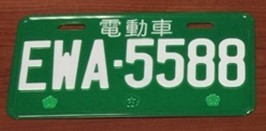
#> input picture HW/HW3/sample4.jpg, 266 x 131 px
$ python trysam3.py
#> lines starting #> are read from the running program, lines starting #| are printed output that depends on the picture; after the words box and inside, x2 and y2 are one past the last pixel; in counts of white or black regions, pixels touching at a corner belong together
import numpy as np
import cv2
import matplotlib.pyplot as pyplot

#sample4.jpg
sam = cv2.imread("sample4.jpg")
#> sam is the input picture: shape (131, 266, 3); mean B, G, R 78.3, 108.7, 84.9
h,w,c = sam.shape
#> h = 131; w = 266; c = 3
sam4 = np.zeros([h,w], dtype=np.uint8)
for i in range(h):
    for j in range(w):
        sam4[i][j] = sam[i][j][0]*0.299+sam[i][j][1]*0.587+sam[i][j][2]*0.114
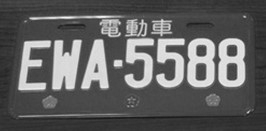
#> sam4: shape (131, 266); min 24, max 243, mean 96.4

for i in range(h):
    for j in range(w):
        if sam4[i][j] > 200:
            sam4[i][j] = 0
        else :
            sam4[i][j] = 255
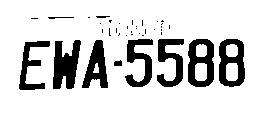
#> sam4: shape (131, 266); 84.9% white; 38 black regions (28 under 20 px), largest, box (x1, y1, x2, y2) and area: (53, 40, 81, 89) 915, (188, 39, 214, 87) 805, (219, 39, 245, 87) 772

t_1 = sam4[38:98,10:50]
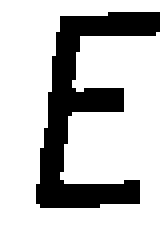
#> t_1: shape (60, 40) (shown 4 times larger); 76% white; 1 black region, box (x1, y1, x2, y2) and area: (9, 3, 40, 52) 575
t_2 = sam4[38:98,50:82]
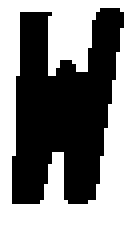
#> t_2: shape (60, 32) (shown 4 times larger); 52.3% white; 1 black region, box (x1, y1, x2, y2) and area: (3, 2, 31, 51) 915
t_3 = sam4[38:98,82:112]
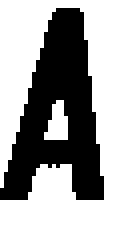
#> t_3: shape (60, 30) (shown 4 times larger); 62.2% white; 1 black region, box (x1, y1, x2, y2) and area: (0, 2, 26, 50) 681
t_4 = sam4[38:98,125:155]
#> t_4: shape (60, 30); 63.1% white; 1 black region, box (x1, y1, x2, y2) and area: (0, 1, 28, 49) 665
t_5 = sam4[38:98,155:185]
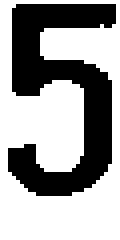
#> t_5: shape (60, 30) (shown 4 times larger); 62.7% white; 1 black region, box (x1, y1, x2, y2) and area: (2, 1, 29, 49) 672
t_6 = sam4[38:98,185:215]
#> t_6: shape (60, 30); 55.3% white; 1 black region, box (x1, y1, x2, y2) and area: (3, 1, 29, 49) 805
t_7 = sam4[38:98,215:245]
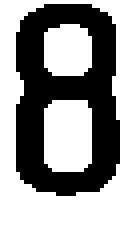
#> t_7: shape (60, 30) (shown 4 times larger); 57.1% white; 1 black region, box (x1, y1, x2, y2) and area: (4, 1, 30, 49) 772

cv2.imwrite("sam4.jpg",sam4)
cv2.imwrite("t_1.jpg",t_1)
cv2.imwrite("t_2.jpg",t_2)
cv2.imwrite("t_3.jpg",t_3)
cv2.imwrite("t_4.jpg",t_4)
cv2.imwrite("t_5.jpg",t_5)
cv2.imwrite("t_6.jpg",t_6)
cv2.imwrite("t_7.jpg",t_7)
